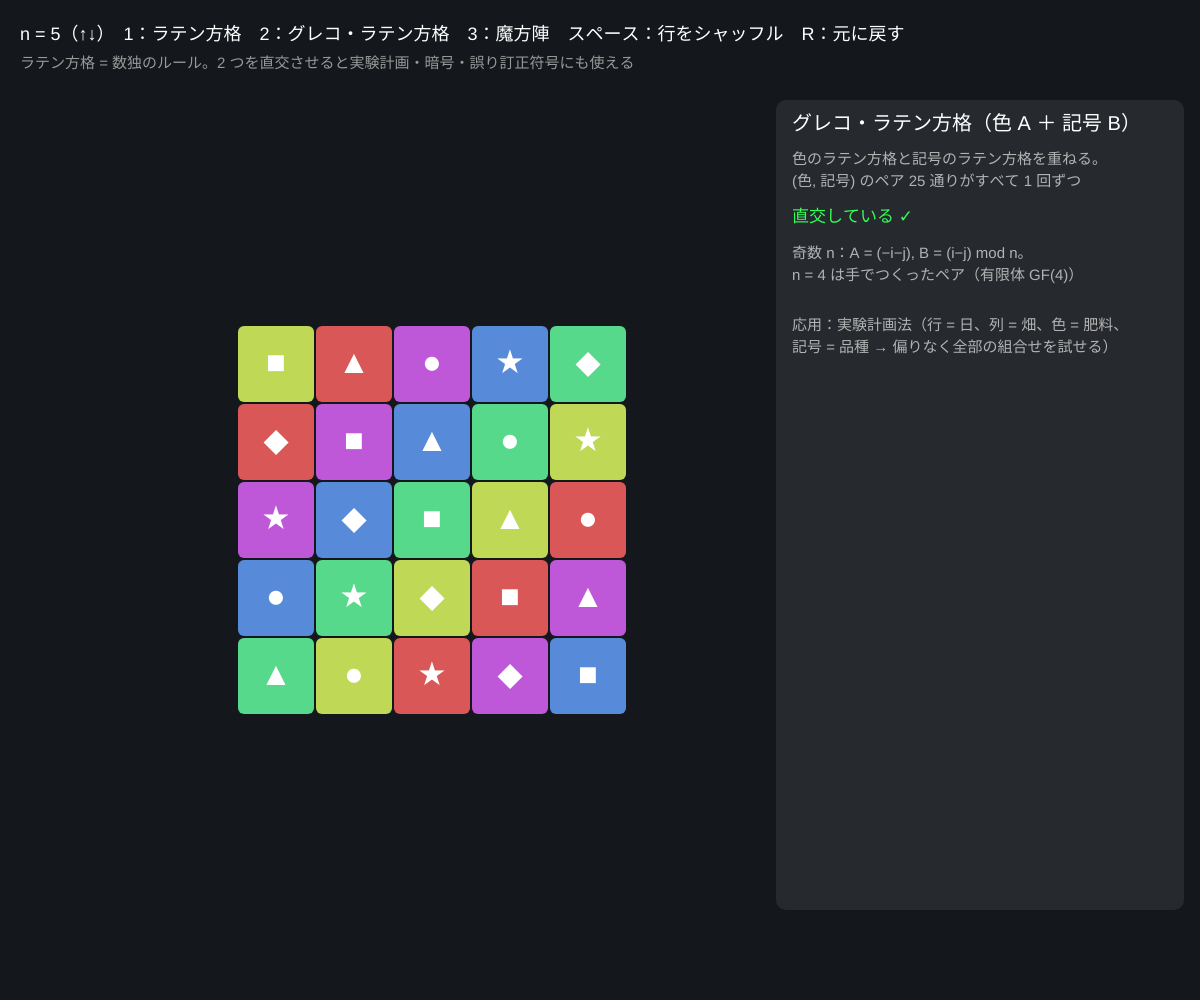
Frame 1 (no input)
Frame 60 (no input): identical to frame 1, image omitted
Frame 120 (the mouse pressed at the canvas centre since frame 60): identical to frame 1, image omitted

The p5.js sketch that drew this single still picture (run headless with seeded random() and noise() and a simulated clock; from frame 60 on, the mouse is pressed at the canvas centre):

// p5.js sketch
// ── sketch.js
// ============================================
// 11 ラテン方格と魔方陣
// ラテン方格：n×n のマスに n 種類の記号を、どの行・どの列にも 1 回ずつ置く（数独のルール）
// 2 つのラテン方格を重ねてすべてのペアが 1 回ずつ現れるとき「直交」（グレコ・ラテン方格）
// 直交する 2 つから魔方陣（行・列・対角線の和が全部同じ）がつくれる
// ↑↓ = n（3〜7）/ 1 = ラテン方格 / 2 = グレコ・ラテン方格 / 3 = 魔方陣 / スペース = 行をシャッフル（ラテン方格のまま）
// ============================================

let n = 5;            // ★ 大きさ
let view = 2;         // 1: ラテン方格, 2: 直交ペア, 3: 魔方陣
let A = [], B = [];   // 2 つのラテン方格（0〜n−1）
let rowOrder = [];    // 行の並べ替え（シャッフル用）
let hasPair = true;
let symbols = ['●', '▲', '■', '◆', '★', '✚', '♥'];

function setup() {
  createCanvas(windowWidth, windowHeight);
  colorMode(HSB, 360, 100, 100, 100);
  build();
}

// ★ 直交するラテン方格のペアをつくる
function build() {
  A = []; B = []; hasPair = true;
  rowOrder = [];
  for (let i = 0; i < n; i++) rowOrder.push(i);
  if (n % 2 === 1) {
    // 奇数 n：A = (−i − j + cA) mod n, B = (i − j + cB) mod n → 直交し、対角線の和もそろう
    let cA = ((n - 3) / 2 + n) % n, cB = (n - 1) / 2;
    for (let i = 0; i < n; i++) {
      A.push([]); B.push([]);
      for (let j = 0; j < n; j++) { A[i].push((((-i - j + cA) % n) + n) % n); B[i].push((((i - j + cB) % n) + n) % n); }
    }
  } else if (n === 4) {
    A = [[0, 1, 2, 3], [2, 3, 0, 1], [3, 2, 1, 0], [1, 0, 3, 2]];
    B = [[0, 1, 2, 3], [3, 2, 1, 0], [1, 0, 3, 2], [2, 3, 0, 1]];
  } else {
    // n = 6：直交するペアは存在しない（オイラーの 36 人の士官問題、タリー 1901 年）
    hasPair = false;
    for (let i = 0; i < n; i++) { A.push([]); B.push([]); for (let j = 0; j < n; j++) { A[i].push((i + j) % n); B[i].push((i + 2 * j) % n); } }
  }
}

function cellRect(i, j) {
  let s = Math.min(78, (height - 220) / n);
  let x0 = width * 0.36 - (n * s) / 2, y0 = 130 + ((height - 220) - n * s) / 2;
  return { x: x0 + j * s, y: y0 + i * s, s };
}
function a(i, j) { return A[rowOrder[i]][j]; }
function b(i, j) { return B[rowOrder[i]][j]; }
function magic(i, j) { return n * a(i, j) + b(i, j) + 1; }

// 直交しているか：ペア (A,B) がすべて異なるか
function orthogonal() {
  let seen = {};
  for (let i = 0; i < n; i++) for (let j = 0; j < n; j++) { let key2 = a(i, j) * n + b(i, j); if (seen[key2]) return false; seen[key2] = true; }
  return true;
}

function draw() {
  background(222, 28, 11);
  textAlign(CENTER, CENTER);
  for (let i = 0; i < n; i++) for (let j = 0; j < n; j++) {
    let r = cellRect(i, j);
    let hueA = (a(i, j) * 360) / n;
    noStroke();
    if (view === 3) fill(0, 0, 22); else fill(hueA, 60, 85);
    rect(r.x + 1, r.y + 1, r.s - 2, r.s - 2, 6);
    if (view === 1) { fill(0, 0, 10); textSize(r.s * 0.4); text(a(i, j) + 1, r.x + r.s / 2, r.y + r.s / 2); }
    if (view === 2) { fill(0, 0, 100); textSize(r.s * 0.42); text(symbols[b(i, j)], r.x + r.s / 2, r.y + r.s / 2); }
    if (view === 3) { fill(hueA, 50, 100); textSize(r.s * 0.36); text(magic(i, j), r.x + r.s / 2, r.y + r.s / 2); }
  }
  // 魔方陣：和を表示
  if (view === 3) {
    textSize(14);
    let target = (n * (n * n + 1)) / 2;
    for (let i = 0; i < n; i++) {
      let s = 0; for (let j = 0; j < n; j++) s += magic(i, j);
      let r = cellRect(i, n - 1);
      fill(s === target ? 130 : 0, 80, 100); text(s, r.x + r.s + 28, r.y + r.s / 2);
    }
    for (let j = 0; j < n; j++) {
      let s = 0; for (let i = 0; i < n; i++) s += magic(i, j);
      let r = cellRect(n - 1, j);
      fill(s === target ? 130 : 0, 80, 100); text(s, r.x + r.s / 2, r.y + r.s + 20);
    }
    let d1 = 0, d2 = 0;
    for (let i = 0; i < n; i++) { d1 += magic(i, i); d2 += magic(i, n - 1 - i); }
    let r0 = cellRect(0, 0), r1 = cellRect(0, n - 1);
    fill(d1 === target ? 130 : 0, 80, 100); text('↘ ' + d1, r0.x - 30, r0.y - 16);
    fill(d2 === target ? 130 : 0, 80, 100); text(d2 + ' ↙', r1.x + r1.s + 30, r1.y - 16);
  }
  textAlign(LEFT, BASELINE);

  // 右パネル
  let px = width * 0.66, py = 130;
  noStroke(); fill(0, 0, 100, 8); rect(px - 16, py - 30, width - px, height - py - 60, 10);
  fill(0, 0, 100); textSize(20);
  let ortho = orthogonal();
  if (view === 1) {
    text('ラテン方格（色 = 記号 A）', px, py);
    fill(0, 0, 70); textSize(15);
    text('どの行・列にも 1〜' + n + ' が 1 回ずつ。数独は', px, py + 34);
    text('「3×3 ブロック」の条件を足したラテン方格', px, py + 56);
    text('n = ' + n + ' のラテン方格の数：' + latinCount(n), px, py + 92);
    text('（1, 2, 12, 576, 161280, 812851200, …）', px, py + 114);
    text('スペース：行を入れかえてもラテン方格のまま', px, py + 150);
  } else if (view === 2) {
    text('グレコ・ラテン方格（色 A ＋ 記号 B）', px, py);
    fill(0, 0, 70); textSize(15);
    text('色のラテン方格と記号のラテン方格を重ねる。', px, py + 34);
    text('(色, 記号) のペア ' + n * n + ' 通りがすべて 1 回ずつ', px, py + 56);
    fill(ortho ? 130 : 20, 80, 100); textSize(17);
    text(ortho ? '直交している ✓' : '直交していない（同じペアがある）', px, py + 92);
    fill(0, 0, 70); textSize(15);
    if (!hasPair) { text('n = 6 では直交するペアが存在しない！', px, py + 128); text('（オイラーの「36 人の士官」、タリー 1901）', px, py + 150); text('n = 2, 6 以外はすべて存在（1959 年に解決）', px, py + 172); }
    else { text('奇数 n：A = (−i−j), B = (i−j) mod n。', px, py + 128); text('n = 4 は手でつくったペア（有限体 GF(4)）', px, py + 150); }
    text('応用：実験計画法（行 = 日、列 = 畑、色 = 肥料、', px, py + 200);
    text('記号 = 品種 → 偏りなく全部の組合せを試せる）', px, py + 222);
  } else {
    text('魔方陣：n·A + B + 1', px, py);
    fill(0, 0, 70); textSize(15);
    text('各行・列には A の値 0〜' + (n - 1) + ' と B の値が', px, py + 34);
    text('1 回ずつ → 和はどこも同じ', px, py + 56);
    text('定和 = n(n²+1)/2 = ' + (n * (n * n + 1)) / 2, px, py + 92);
    text('対角線もそろうには A, B の対角線もラテン', px, py + 128);
    text('（緑 = 定和に一致、赤 = 不一致）', px, py + 150);
    if (!hasPair) text('n = 6 は直交ペアがないのでこの方法は使えない', px, py + 186);
    text('スペースで行を入れかえると対角線がくずれる', px, py + 220);
  }

  fill(0, 0, 100); textSize(18);
  text('n = ' + n + '（↑↓）　1：ラテン方格　2：グレコ・ラテン方格　3：魔方陣　スペース：行をシャッフル　R：元に戻す', 20, 40);
  fill(0, 0, 60); textSize(15);
  text('ラテン方格 = 数独のルール。2 つを直交させると実験計画・暗号・誤り訂正符号にも使える', 20, 68);
}

function latinCount(m) { return [1, 1, 2, 12, 576, 161280, 812851200, 61479419904000][m] || '?'; }

function keyPressed() {
  if (key === UP_ARROW && n < 7) { n++; build(); }
  if (key === DOWN_ARROW && n > 3) { n--; build(); }
  if (key === '1' || key === '2' || key === '3') view = Number(key);
  if (key === ' ') { for (let i = n - 1; i > 0; i--) { let j = Math.floor(Math.random() * (i + 1)); [rowOrder[i], rowOrder[j]] = [rowOrder[j], rowOrder[i]]; } }
  if (key === 'r' || key === 'R') build();
}

// ---------- やってみよう ----------
// 1. n = 3 のラテン方格は 12 個。行の入れかえ（スペース）だけで何種類できる？（3! = 6）
// 2. 魔方陣モードで行をシャッフルすると、行・列の和はそのまま、対角線だけくずれる。なぜ？
// 3. n = 6 で 2 を押す：赤い「直交していない」が出る。同じペアがどこにあるか探そう
// 4. 偶数 n = 4 のペア A, B をクリックで編集できるようにして、直交チェックが ✓ のまま保てるか試そう
